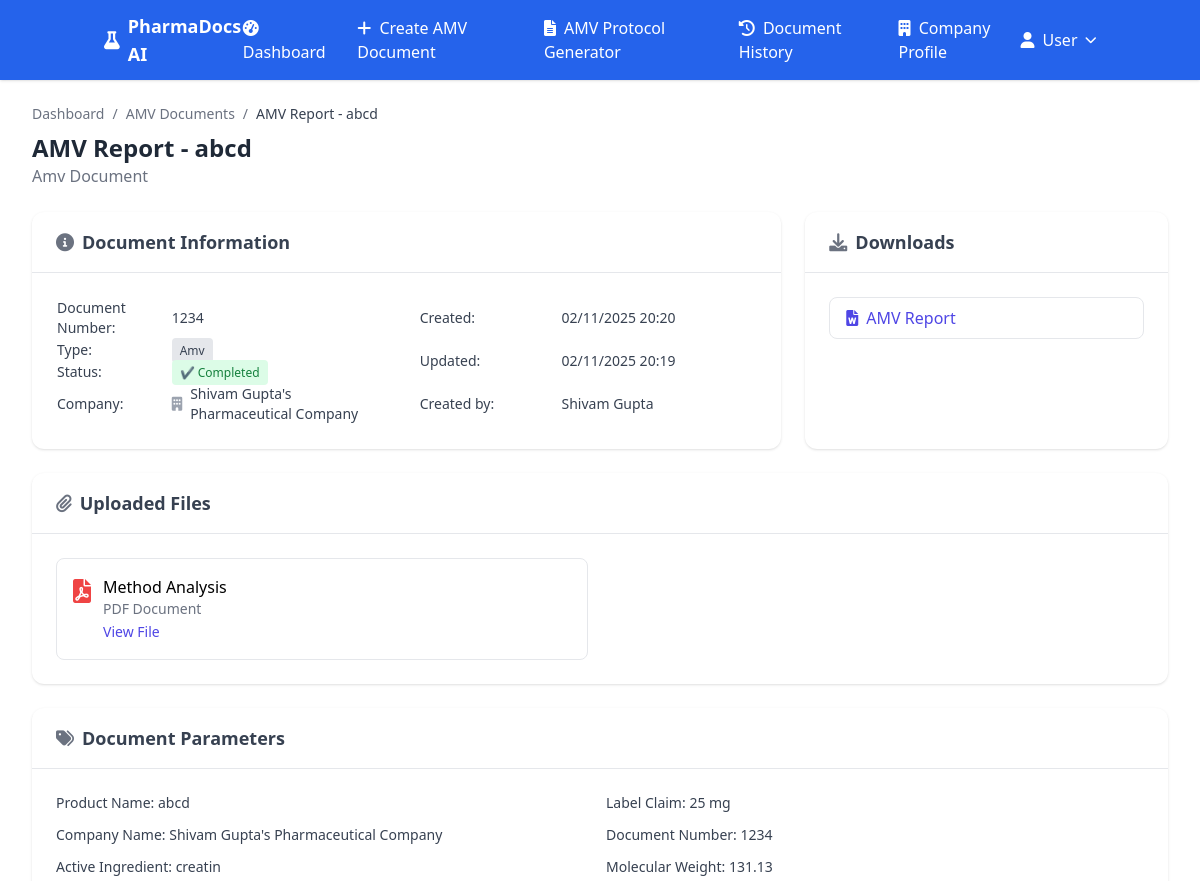
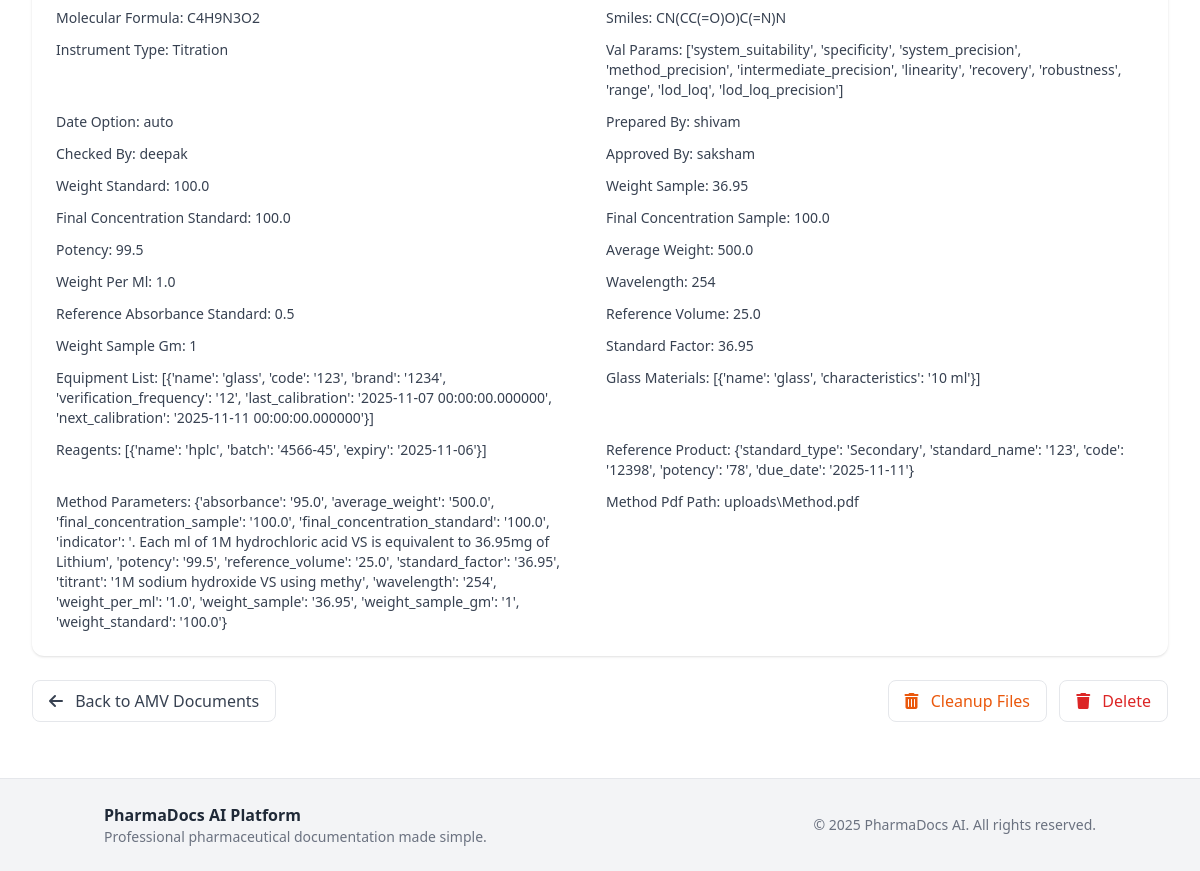
Page /documents/5 (signed in) on the committed database (2 pictures, top to bottom).
### models.py (models this page shows, shortened)
class Document(db.Model):
    __tablename__ = 'documents'
    id: Mapped[int] = mapped_column(Integer, primary_key=True)
    user_id: Mapped[int] = mapped_column(Integer, ForeignKey('users.id'), nullable=False)
    company_id: Mapped[int] = mapped_column(Integer, ForeignKey('companies.id'), nullable=False)
    document_type: Mapped[str] = mapped_column(String(50), nullable=False)  # AMV, PV, Stability, etc.
    document_number: Mapped[str] = mapped_column(String(100), nullable=True)
    title: Mapped[str] = mapped_column(String(300), nullable=False)
    status: Mapped[str] = mapped_column(String(20), default='draft')  # draft, generated, completed
    stp_file_url: Mapped[str] = mapped_column(String(500), nullable=True)
    raw_data_url: Mapped[str] = mapped_column(String(500), nullable=True)
    method_analysis_file_url: Mapped[str] = mapped_column(String(500), nullable=True)  # Added for AMV
    generated_doc_url: Mapped[str] = mapped_column(String(500), nullable=True)
    generated_excel_url: Mapped[str] = mapped_column(String(500), nullable=True)
    document_metadata: Mapped[str] = mapped_column(Text, nullable=True)  # JSON string for additional data
    created_at: Mapped[datetime] = mapped_column(DateTime, default=datetime.now())
    updated_at: Mapped[datetime] = mapped_column(DateTime, default=datetime.now(), onupdate=datetime.now())
    user: Mapped["User"] = relationship("User", back_populates="documents")
    company: Mapped["Company"] = relationship("Company", back_populates="documents")
    amv_details: Mapped["AMVDocument"] = relationship("AMVDocument", back_populates="document", uselist=False)
    amv_verification_details: Mapped["AMVVerificationDocument"] = relationship("AMVVerificationDocument", back_populates="document", uselist=False)

class Company(db.Model):
    __tablename__ = 'companies'
    id: Mapped[int] = mapped_column(Integer, primary_key=True)
    user_id: Mapped[int] = mapped_column(Integer, ForeignKey('users.id'), nullable=False)
    name: Mapped[str] = mapped_column(String(200), nullable=False)
    address: Mapped[str] = mapped_column(Text, nullable=True)
    logo_url: Mapped[str] = mapped_column(String(500), nullable=True)
    created_at: Mapped[datetime] = mapped_column(DateTime, default=datetime.utcnow)
    glass_materials: Mapped[str] = mapped_column(Text, nullable=True) # JSON string for glass materials
    user: Mapped["User"] = relationship("User", back_populates="companies")
    sub_brands: Mapped[List["SubBrand"]] = relationship("SubBrand", back_populates="company")
    documents: Mapped[List["Document"]] = relationship("Document", back_populates="company")
    equipment_list: Mapped[List["Equipment"]] = relationship("Equipment", back_populates="company")
    glass_materials_list: Mapped[List["GlassMaterial"]] = relationship("GlassMaterial", back_populates="company")
    other_materials_list: Mapped[List["OtherMaterial"]] = relationship("OtherMaterial", back_populates="company")
    reagents_list: Mapped[List["Reagent"]] = relationship("Reagent", back_populates="company")
    reference_products_list: Mapped[List["ReferenceProduct"]] = relationship("ReferenceProduct", back_populates="company")

class User(db.Model):
    __tablename__ = 'users'
    id: Mapped[int] = mapped_column(Integer, primary_key=True)
    firebase_uid: Mapped[str] = mapped_column(String(128), unique=True, nullable=False)
    email: Mapped[str] = mapped_column(String(120), unique=True, nullable=False)
    name: Mapped[str] = mapped_column(String(100), nullable=False)
    is_admin: Mapped[bool] = mapped_column(Boolean, default=False)
    created_at: Mapped[datetime] = mapped_column(DateTime, default=datetime.now)
    last_login: Mapped[datetime] = mapped_column(DateTime, nullable=True)
    password_hash: Mapped[str] = mapped_column(String(255), nullable=True, default="")
    companies: Mapped[List["Company"]] = relationship("Company", back_populates="user")
    documents: Mapped[List["Document"]] = relationship("Document", back_populates="user")
    activity_logs: Mapped[List["ActivityLog"]] = relationship("ActivityLog", back_populates="user")

### app_routes/documents.py (the view)
@bp.route('/<int:document_id>')
def view_document(document_id):
    if 'user_id' not in session:
        return redirect(url_for('auth.login'))
    document = Document.query.filter_by(id=document_id, user_id=session['user_id']).first()
    if not document:
        flash('Document not found.', 'error')
        return redirect(url_for('dashboard.document_history'))
    metadata = json.loads(document.document_metadata) if document.document_metadata else {}
    return render_template('view_document.html', document=document, metadata=metadata)

### app.py (called while the page is built)
@app.context_processor
def utility_processor():
    return {
        'get_amv_documents_count': get_amv_documents_count,
        'get_amv_verification_count': get_amv_verification_count
    }

### templates/view_document.html (shortened to what this page needs)
{% extends "base.html" %}
{% block content %}
<div class="max-w-7xl mx-auto px-4 sm:px-6 lg:px-8 py-6">
  <div class="flex flex-col md:flex-row md:items-center md:justify-between mb-6">
    <div>
      <nav class="text-sm mb-2 text-gray-500" aria-label="Breadcrumb">
        <ol class="flex space-x-2">
          <li><a href="{{ url_for('dashboard.user_dashboard') }}" class="hover:underline">Dashboard</a></li>
          <li>/</li>
          {% if document.document_type == 'AMV_VERIFICATION' %}
          <li><a href="{{ url_for('amv_bp.list_amv_verification_documents') }}" class="hover:underline">AMV Verification</a></li>
          {% else %}
          <li><a href="{{ url_for('amv_bp.list_amv_documents') }}" class="hover:underline">AMV Documents</a></li>
          {% endif %}
          <li>/</li>
          <li class="text-gray-700">{{ document.title }}</li>
        </ol>
      </nav>
      <h1 class="text-2xl font-semibold text-gray-800">{{ document.title }}</h1>
      <p class="text-gray-500">{{ document.document_type.replace('_', ' ').title() }} Document</p>
    </div>
  </div>
  <div class="grid grid-cols-1 lg:grid-cols-3 gap-6 mb-6">
    <div class="lg:col-span-2 bg-white shadow rounded-xl">
      <div class="px-6 py-4 border-b">
        <h2 class="text-lg font-semibold text-gray-700 flex items-center">
          <i class="fas fa-info-circle mr-2 text-gray-500"></i> Document Information
        </h2>
      </div>
      <div class="p-6 grid grid-cols-1 md:grid-cols-2 gap-6 text-sm text-gray-700">
        <table class="w-full">
          <tbody>
            <tr>
              <td class="font-medium pr-2">Document Number:</td>
              <td>{{ document.document_number or 'Auto-generated' }}</td>
            </tr>
            <tr>
              <td class="font-medium pr-2">Type:</td>
              <td><span class="px-2 py-1 bg-gray-200 rounded text-xs">{{ document.document_type.replace('_', ' ').title() }}</span></td>
            </tr>
            <tr>
              <td class="font-medium pr-2">Status:</td>
              <td>
                {% if document.status == 'completed' %}
                  <span class="px-2 py-1 bg-green-100 text-green-700 rounded text-xs">✔ Completed</span>
                {% elif document.status == 'generated' %}
                  <span class="px-2 py-1 bg-blue-100 text-blue-700 rounded text-xs">⬇ Generated</span>
                {% else %}
                  <span class="px-2 py-1 bg-yellow-100 text-yellow-700 rounded text-xs">✎ Draft</span>
                {% endif %}
              </td>
            </tr>
            <tr>
              <td class="font-medium pr-2">Company:</td>
              <td class="flex items-center">
                {% if document.company.logo_url %}
                  <img src="{{ document.company.logo_url }}" class="w-6 h-6 rounded mr-2">
                {% else %}
                  <i class="fas fa-building text-gray-400 mr-2"></i>
                {% endif %}
                {{ document.company.name }}
              </td>
            </tr>
          </tbody>
        </table>
        <table class="w-full">
          <tbody>
            <tr>
              <td class="font-medium pr-2">Created:</td>
              <td>{{ document.created_at.strftime("%d/%m/%Y %H:%M") }}</td>
            </tr>
            <tr>
              <td class="font-medium pr-2">Updated:</td>
              <td>{{ document.updated_at.strftime("%d/%m/%Y %H:%M") }}</td>
            </tr>
            <tr>
              <td class="font-medium pr-2">Created by:</td>
              <td>{{ document.user.name }}</td>
            </tr>
          </tbody>
        </table>
      </div>
    </div>
    <div class="bg-white shadow rounded-xl">
      <div class="px-6 py-4 border-b">
        <h2 class="text-lg font-semibold text-gray-700 flex items-center">
          <i class="fas fa-download mr-2 text-gray-500"></i> Downloads
        </h2>
      </div>
      <div class="p-6">
        {% if document.generated_doc_url %}
          <div class="flex flex-col space-y-3">
            {% if document.document_type == 'AMV_VERIFICATION' %}
              <a href="{{ url_for('amv_bp.download_verification_protocol', document_id=document.id) }}"
                 class="flex items-center px-4 py-2 border rounded-lg text-indigo-600 hover:bg-indigo-50">
                <i class="fas fa-file-word mr-2"></i> Verification Protocol
              </a>
            {% else %}
              <a href="{{ url_for('amv_bp.download_amv_report', document_id=document.id) }}"
                 class="flex items-center px-4 py-2 border rounded-lg text-indigo-600 hover:bg-indigo-50">
                <i class="fas fa-file-word mr-2"></i> AMV Report
              </a>
            {% endif %}
          </div>
        {% endif %}
      </div>
    </div>
  </div>
  <div class="bg-white shadow rounded-xl mb-6">
    <div class="px-6 py-4 border-b">
      <h2 class="text-lg font-semibold text-gray-700 flex items-center">
        <i class="fas fa-paperclip mr-2 text-gray-500"></i> Uploaded Files
      </h2>
    </div>
    <div class="p-6 grid grid-cols-1 md:grid-cols-2 gap-6">
      {% if document.method_analysis_file_url %}
        <div class="border rounded-lg p-4 flex items-start">
          <i class="fas fa-file-pdf text-red-500 text-2xl mr-3"></i>
          <div>
            <h6 class="font-medium">Method Analysis</h6>
            <p class="text-gray-500 text-sm">PDF Document</p>
            <a href="{{ document.method_analysis_file_url }}" target="_blank"
               class="text-indigo-600 hover:underline text-sm">View File</a>
          </div>
        </div>
      {% endif %}
    </div>
  </div>
  {% if metadata %}
  <div class="bg-white shadow rounded-xl mb-6">
    <div class="px-6 py-4 border-b">
      <h2 class="text-lg font-semibold text-gray-700 flex items-center">
        <i class="fas fa-tags mr-2 text-gray-500"></i> Document Parameters
      </h2>
    </div>
    <div class="p-6 grid grid-cols-1 md:grid-cols-2 gap-3 text-sm text-gray-700">
      {% for key, value in metadata.items() %}
        {% if value and key not in ['document_type', 'title', 'company_id'] %}
          <div>
            <span class="font-medium">{{ key.replace('_', ' ').title() }}:</span> {{ value }}
          </div>
        {% endif %}
      {% endfor %}
    </div>
  </div>
  {% endif %}
  <div class="flex justify-between items-center">
    {% if document.document_type == 'AMV_VERIFICATION' %}
      <a href="{{ url_for('amv_bp.list_amv_verification_documents') }}"
         class="px-4 py-2 border rounded-lg text-gray-700 hover:bg-gray-100">
        <i class="fas fa-arrow-left mr-2"></i> Back to Verification Protocols
      </a>
    {% else %}
      <a href="{{ url_for('amv_bp.list_amv_documents') }}"
         class="px-4 py-2 border rounded-lg text-gray-700 hover:bg-gray-100">
        <i class="fas fa-arrow-left mr-2"></i> Back to AMV Documents
      </a>
    {% endif %}
    <div class="space-x-2">
      {% if document.stp_file_url or document.raw_data_url or document.method_analysis_file_url %}
        <button id="cleanupFilesBtn"
                data-document-id="{{ document.id }}"
                class="px-4 py-2 border rounded-lg text-orange-600 hover:bg-orange-50">
          <i class="fas fa-trash-alt mr-2"></i> Cleanup Files
        </button>
      {% endif %}
      <button id="deleteDocumentBtn"
              data-document-id="{{ document.id }}"
              data-document-type="{{ document.document_type }}"
              class="px-4 py-2 border rounded-lg text-red-600 hover:bg-red-50">
        <i class="fas fa-trash mr-2"></i> Delete
      </button>
    </div>
  </div>
</div>
{% endblock %}

### rows in the picture
Document: title "AMV Report - abcd", document_type.replace "Amv", document_number "1234", created_at "02/11/2025 20:20", updated_at "02/11/2025 20:19"
Company: company.name "Shivam Gupta's Pharmaceutical Company"
User: user.name "Shivam Gupta"

### other values in the picture
{{ user.name if user else 'User' }} "User"
{{ key.replace('_', ' ').title() }} "Product Name" "Label Claim" "Company Name" "Document Number" "Active Ingredient" "Molecular Weight" "Molecular Formula" "Smiles" "Instrument Type" "Val Params" "Date Option" "Prepared By" "Checked By" "Approved By" "Weight Standard" "Weight Sample" "Final Concentration Standard" "Final Concentration Sample" "Potency" "Average Weight" "Weight Per Ml" "Wavelength" "Reference Absorbance Standard" "Reference Volume" "Weight Sample Gm" "Standard Factor" "Equipment List" "Glass Materials" "Reagents" "Reference Product" "Method Parameters" "Method Pdf Path"
{{ value }} "abcd" "25 mg" "Shivam Gupta's Pharmaceutical Company" "1234" "creatin" "131.13" "C4H9N3O2" "CN(CC(=O)O)C(=N)N" "Titration" "['system_suitability', 'specificity', 'system_precision', 'method_precision', 'intermediate_precision', 'linearity', 'recovery', 'robustness', 'range', 'lod_loq', 'lod_loq_precision']" "auto" "shivam" "deepak" "saksham" "100.0" "36.95" "100.0" "100.0" "99.5" "500.0" "1.0" "254" "0.5" "25.0" "1" "36.95" "[{'name': 'glass', 'code': '123', 'brand': '1234', 'verification_frequency': '12', 'last_calibration': '2025-11-07 00:00:00.000000', 'next_calibration': '2025-11-11 00:00:00.000000'}]" "[{'name': 'glass', 'characteristics': '10 ml'}]" "[{'name': 'hplc', 'batch': '4566-45', 'expiry': '2025-11-06'}]" "{'standard_type': 'Secondary', 'standard_name': '123', 'code': '12398', 'potency': '78', 'due_date': '2025-11-11'}" "uploads\\Method.pdf"
